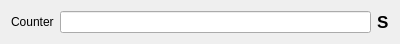
<?xml version="1.0" encoding="UTF-8"?>
<ui version="4.0">
 <class>GTAWaitForWidget</class>
 <widget class="QWidget" name="GTAWaitForWidget">
  <property name="geometry">
   <rect>
    <x>0</x>
    <y>0</y>
    <width>400</width>
    <height>39</height>
   </rect>
  </property>
  <property name="windowTitle">
   <string>Form</string>
  </property>
  <layout class="QHBoxLayout" name="horizontalLayout">
   <item>
    <widget class="QLabel" name="label_2">
     <property name="text">
      <string>Counter</string>
     </property>
    </widget>
   </item>
   <item>
    <widget class="QLineEdit" name="ValueLE"/>
   </item>
   <item>
    <widget class="QLabel" name="label">
     <property name="font">
      <font>
       <pointsize>13</pointsize>
       <weight>75</weight>
       <bold>true</bold>
      </font>
     </property>
     <property name="text">
      <string>S</string>
     </property>
    </widget>
   </item>
  </layout>
 </widget>
 <resources/>
 <connections/>
</ui>
